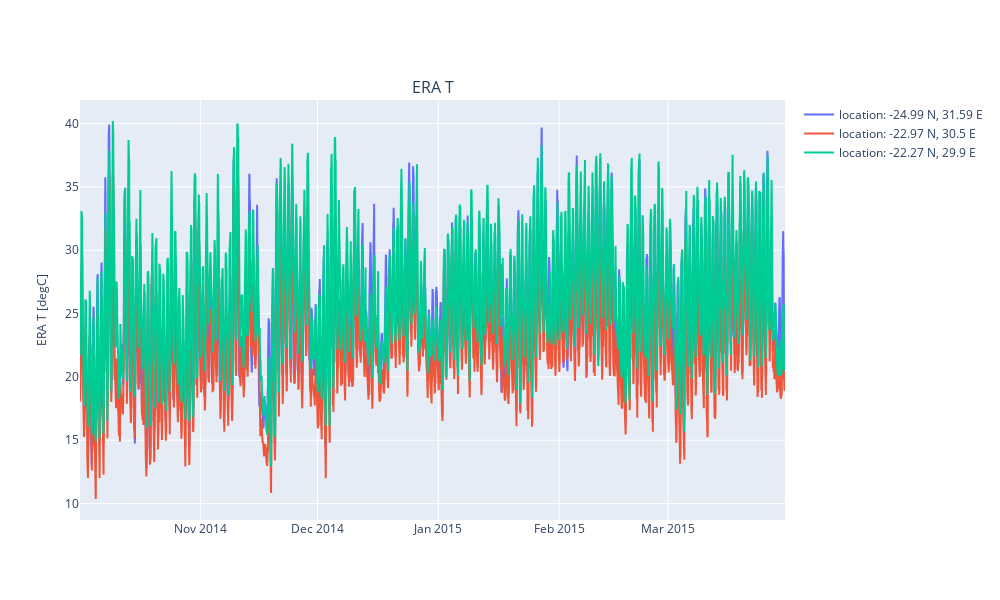

This figure's notebook cell:
### Markdown cell above
### Plot all locations for a single variable

### Code cell
variable = 'ERA T'
units = units_dict[variable]
fig = make_subplots(rows=1, cols=1, shared_xaxes=True, \
                   subplot_titles = [variable],
                   vertical_spacing = 0.05)

for [lat, lon] in [[lat1, lon1], [lat2, lon2], [lat3, lon3]]:

    df = query.vdf[(query.vdf['latitude']==lat) & (query.vdf['longitude']==lon) & (query.vdf['variable']==variable)]
    infostr = 'location: ' + str(lat) + ' N, ' + str(lon) + ' E' 
    fig.add_trace(
    go.Scatter(x=df['timestamp'], y=df['value'], showlegend=True, name = infostr), 
    row=1, col=1) 

fig.update_layout(
    autosize=False,
    width=1000,
    height=600)
fig.update_yaxes(title_text=variable + ' [' + units + ']', row=1, col=1)
fig.for_each_yaxis(lambda axis: axis.title.update(font=dict(size=12)))
fig.show()

### Figure 1 — Plotly figure (JSON) as saved in the notebook; plotly's stock layout.template omitted (floating-point values rounded to 4 significant figures; data arrays with more than 128 entries replaced by an {"elided": "..."} marker saying what was removed)
{"data": [{"name": "location: -24.99 N, 31.59 E", "showlegend": true, "type": "scatter", "x": {"elided": "4344 str values"}, "xaxis": "x", "y": {"elided": "4344 float values"}, "yaxis": "y"}, {"name": "location: -22.97 N, 30.5 E", "showlegend": true, "type": "scatter", "x": {"elided": "4344 str values"}, "xaxis": "x", "y": {"elided": "4344 float values"}, "yaxis": "y"}, {"name": "location: -22.27 N, 29.9 E", "showlegend": true, "type": "scatter", "x": {"elided": "4344 str values"}, "xaxis": "x", "y": {"elided": "4344 float values"}, "yaxis": "y"}], "layout": {"annotations": [{"font": {"size": 16}, "showarrow": false, "text": "ERA T", "x": 0.5, "xanchor": "center", "xref": "paper", "y": 1, "yanchor": "bottom", "yref": "paper"}], "autosize": false, "height": 600, "width": 1000, "xaxis": {"anchor": "y", "domain": [0, 1]}, "yaxis": {"anchor": "x", "domain": [0, 1], "title": {"font": {"size": 12}, "text": "ERA T [degC]"}}}}
